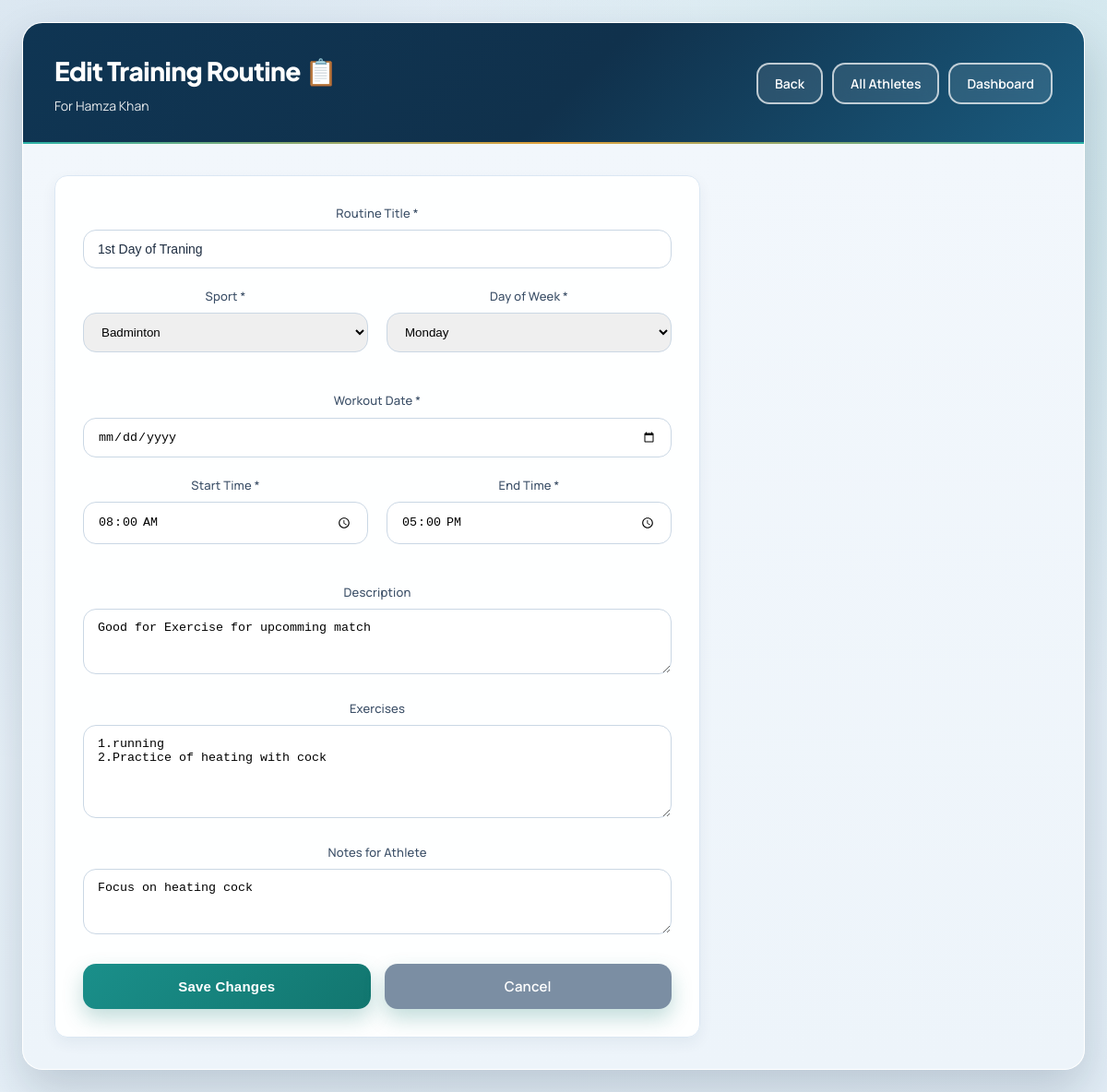
Screenshot of /coach/routine/1/edit/ (signed in) with the database file from the repository.
### player/models.py (models this page shows, shortened)
class DailyRoutine(models.Model):
    DAY_CHOICES = (
        ('monday', 'Monday'),
        ('tuesday', 'Tuesday'),
        ('wednesday', 'Wednesday'),
        ('thursday', 'Thursday'),
        ('friday', 'Friday'),
        ('saturday', 'Saturday'),
        ('sunday', 'Sunday'),
    )
    athlete = models.ForeignKey(
        settings.AUTH_USER_MODEL,
        on_delete=models.CASCADE,
        related_name='daily_routines',
    )
    coach = models.ForeignKey(
        settings.AUTH_USER_MODEL,
        on_delete=models.CASCADE,
        related_name='routines_created',
    )
    sport = models.ForeignKey(Sport, on_delete=models.CASCADE)
    day = models.CharField(max_length=20, choices=DAY_CHOICES)
    workout_date = models.DateField(null=True, blank=True)
    title = models.CharField(max_length=200)
    description = models.TextField(blank=True)
    start_time = models.TimeField()
    end_time = models.TimeField()
    exercises = models.TextField(blank=True, help_text='List of exercises for this session')
    notes = models.TextField(blank=True, help_text='Additional notes from coach')
    athlete_marked_complete = models.BooleanField(default=False)
    coach_approved_completion = models.BooleanField(default=False)
    completion_message = models.CharField(max_length=200, blank=True)
    created_at = models.DateTimeField(auto_now_add=True)
    updated_at = models.DateTimeField(auto_now=True)
    class Meta:
        db_table = 'daily_routine'
        ordering = ['day', 'start_time']

class Sport(models.Model):
    name = models.CharField(max_length=100, unique=True)
    description = models.TextField(blank=True)
    icon = models.CharField(max_length=50, blank=True)
    class Meta:
        db_table = 'sport'
        ordering = ['name']

### user/models.py (models this page shows, shortened)
class User(AbstractBaseUser, PermissionsMixin):
    ROLE_CHOICES = (
        ('athlete', 'Athlete'),
        ('coach', 'Coach'),
        ('medical', 'Medical Staff'),
    )
    BLOOD_GROUP_CHOICES = (
        ('A+', 'A+'),
        ('A-', 'A-'),
        ('B+', 'B+'),
        ('B-', 'B-'),
        ('AB+', 'AB+'),
        ('AB-', 'AB-'),
        ('O+', 'O+'),
        ('O-', 'O-'),
    )
    email = models.EmailField(unique=True)
    name = models.CharField(max_length=255)
    role = models.CharField(max_length=20, choices=ROLE_CHOICES, default='athlete')
    phone = models.CharField(max_length=20, blank=True)
    address = models.TextField(blank=True)
    blood_group = models.CharField(max_length=5, choices=BLOOD_GROUP_CHOICES, blank=True)
    date_of_birth = models.DateField(null=True, blank=True)
    profile_photo = models.ImageField(upload_to='profile_photos/', blank=True, null=True)
    is_approved = models.BooleanField(default=True)
    is_active = models.BooleanField(default=True)
    is_staff = models.BooleanField(default=False)
    date_joined = models.DateTimeField(default=timezone.now)
    @property
    def first_name(self):
        return self.name.split()[0] if self.name else ''
    @property
    def last_name(self):
        parts = self.name.split()
        return ' '.join(parts[1:]) if len(parts) > 1 else ''
    objects = UserManager()
    USERNAME_FIELD = 'email'
    REQUIRED_FIELDS = ['name']
    class Meta:
        db_table = 'user_table'

### coach/views.py (the view)
    def wrapper(request, *args, **kwargs):
        if not (request.user.role == 'coach' or request.user.is_staff or request.user.is_superuser):
            messages.error(request, 'Access denied. Coaches only.')
            return redirect('home')
        return view_func(request, *args, **kwargs)

### coach/views.py (called while the page is built, shortened)
def coach_required(view_func):
    def wrapper(request, *args, **kwargs):
        if not (request.user.role == 'coach' or request.user.is_staff or request.user.is_superuser):
            messages.error(request, 'Access denied. Coaches only.')
            return redirect('home')
        return view_func(request, *args, **kwargs)
    return wrapper

@login_required
@coach_required
def edit_routine(request, routine_id):
    routine = get_object_or_404(DailyRoutine, id=routine_id, coach=request.user)
    routine.day_of_week = routine.day
    sports = Sport.objects.all()
    context = {
        'routine': routine,
        'sports': sports,
    }
    return render(request, 'coach/edit_routine.html', context)

### coach/templates/coach/edit_routine.html (shortened to what this page needs)
{% extends 'user/base.html' %}
{% block content %}
<div class="dashboard-container">
    <div class="dashboard-header">
        <div class="user-info">
            <h1>Edit Training Routine 📋</h1>
            <p>For {{ routine.athlete.first_name }} {{ routine.athlete.last_name }}</p>
        </div>
        <div class="header-actions">
            <a href="javascript:history.back()" class="btn-logout">Back</a>
            <a href="{% url 'coach:my_athletes' %}" class="btn-logout">All Athletes</a>
            <a href="{% url 'coach:dashboard' %}" class="btn-logout">Dashboard</a>
        </div>
    </div>
    <div class="dashboard-body">
        <div class="info-card" style="padding: 30px; max-width: 700px;">
            <form method="post">
                <div class="form-group" style="margin-bottom: 20px;">
                    <label for="title" style="display: block; margin-bottom: 8px; color: var(--gray-700); font-weight: 500;">
                        Routine Title *
                    </label>
                    <input type="text" id="title" name="title" required value="{{ routine.title }}"
                           class="form-input" placeholder="e.g., Morning Cardio Session"
                           style="width: 100%; padding: 12px 15px; border: 1px solid var(--gray-300); border-radius: var(--radius);">
                </div>
                <div style="display: grid; grid-template-columns: 1fr 1fr; gap: 20px; margin-bottom: 20px;">
                    <div class="form-group">
                        <label for="sport" style="display: block; margin-bottom: 8px; color: var(--gray-700); font-weight: 500;">
                            Sport *
                        </label>
                        <select id="sport" name="sport" required
                                style="width: 100%; padding: 12px 15px; border: 1px solid var(--gray-300); border-radius: var(--radius);">
                            {% for sport in sports %}
                            <option value="{{ sport.id }}" {% if sport.id == routine.sport.id %}selected{% endif %}>{{ sport.name }}</option>
                            {% endfor %}
                        </select>
                    </div>
                    <div class="form-group">
                        <label for="day_of_week" style="display: block; margin-bottom: 8px; color: var(--gray-700); font-weight: 500;">
                            Day of Week *
                        </label>
                        <select id="day_of_week" name="day_of_week" required
                                style="width: 100%; padding: 12px 15px; border: 1px solid var(--gray-300); border-radius: var(--radius);">
                            <option value="monday" {% if routine.day_of_week == 'monday' %}selected{% endif %}>Monday</option>
                        </select>
                    </div>
                </div>
                <div class="form-group" style="margin-bottom: 20px;">
                    <label for="workout_date" style="display: block; margin-bottom: 8px; color: var(--gray-700); font-weight: 500;">
                        Workout Date *
                    </label>
                    <input type="date" id="workout_date" name="workout_date" required value="{{ routine.workout_date|date:'Y-m-d' }}"
                           style="width: 100%; padding: 12px 15px; border: 1px solid var(--gray-300); border-radius: var(--radius);">
                </div>
                <div style="display: grid; grid-template-columns: 1fr 1fr; gap: 20px; margin-bottom: 20px;">
                    <div class="form-group">
                        <label for="start_time" style="display: block; margin-bottom: 8px; color: var(--gray-700); font-weight: 500;">
                            Start Time *
                        </label>
                        <input type="time" id="start_time" name="start_time" required value="{{ routine.start_time|time:'H:i' }}"
                               style="width: 100%; padding: 12px 15px; border: 1px solid var(--gray-300); border-radius: var(--radius);">
                    </div>
                    <div class="form-group">
                        <label for="end_time" style="display: block; margin-bottom: 8px; color: var(--gray-700); font-weight: 500;">
                            End Time *
                        </label>
                        <input type="time" id="end_time" name="end_time" required value="{{ routine.end_time|time:'H:i' }}"
                               style="width: 100%; padding: 12px 15px; border: 1px solid var(--gray-300); border-radius: var(--radius);">
                    </div>
                </div>
                <div class="form-group" style="margin-bottom: 20px;">
                    <label for="description" style="display: block; margin-bottom: 8px; color: var(--gray-700); font-weight: 500;">
                        Description
                    </label>
                    <textarea id="description" name="description" rows="3"
                              style="width: 100%; padding: 12px 15px; border: 1px solid var(--gray-300); border-radius: var(--radius); resize: vertical;"
                              placeholder="Brief description of the routine...">{{ routine.description }}</textarea>
                </div>
                <div class="form-group" style="margin-bottom: 20px;">
                    <label for="exercises" style="display: block; margin-bottom: 8px; color: var(--gray-700); font-weight: 500;">
                        Exercises
                    </label>
                    <textarea id="exercises" name="exercises" rows="5"
                              style="width: 100%; padding: 12px 15px; border: 1px solid var(--gray-300); border-radius: var(--radius); resize: vertical;"
                              placeholder="List the exercises, sets, reps, etc...">{{ routine.exercises }}</textarea>
                </div>
                <div class="form-group" style="margin-bottom: 25px;">
                    <label for="notes" style="display: block; margin-bottom: 8px; color: var(--gray-700); font-weight: 500;">
                        Notes for Athlete
                    </label>
                    <textarea id="notes" name="notes" rows="3"
                              style="width: 100%; padding: 12px 15px; border: 1px solid var(--gray-300); border-radius: var(--radius); resize: vertical;"
                              placeholder="Any additional notes or instructions...">{{ routine.notes }}</textarea>
                </div>
                <div style="display: flex; gap: 15px;">
                    <button type="submit" class="btn btn-primary" style="flex: 1;">
                        Save Changes
                    </button>
                    <a href="{% url 'coach:athlete_detail' routine.athlete.id %}" class="btn btn-primary" style="flex: 1; background: var(--gray-500); text-align: center;">
                        Cancel
                    </a>
                </div>
            </form>
        </div>
    </div>
</div>
{% endblock %}

### user/templates/user/base.html (style rules this page uses)
* { margin: 0; padding: 0; box-sizing: border-box; }
:root { --primary: #123a5a; --primary-light: #1b567f; --primary-dark: #0b2740; --secondary: #178f88; --secondary-light: #22a39b; --secondary-dark: #0f736d; --accent: #d98d23; --accent-light: #e6a13a; --accent-dark: #b8741a; --success: #18885f; --danger: #cf4c3c; --warning: #d9871f; --dark: #182536; --gray-900: #1f2e42; --gray-700: #3b4f67; --gray-600: #5a6f86; --gray-500: #7b8ea3; --gray-400: #9bb0c4; --gray-300: #cad7e4; --gray-200: #dfe8f1; --gray-100: #f3f7fb; --white: #FFFFFF; --shadow-sm: 0 6px 16px rgba(18, 58, 90, 0.06); --shadow-md: 0 12px 28px rgba(16, 45, 71, 0.12); --shadow-lg: 0 24px 50px rgba(10, 33, 53, 0.18); --radius-sm: 8px; --radius: 14px; --radius-lg: 22px; --transition: all 0.25s cubic-bezier(0.4, 0, 0.2, 1); }
body { font-family: 'Manrope', 'Plus Jakarta Sans', 'Trebuchet MS', sans-serif; background: radial-gradient(circle at 10% 15%, rgba(35, 98, 138, 0.12) 0%, transparent 45%), radial-gradient(circle at 90% 12%, rgba(23, 143, 136, 0.12) 0%, transparent 42%), linear-gradient(140deg, #edf4fb 0%, #e6f0f8 50%, #e2edf6 100%); min-height: 100vh; display: flex; align-items: center; justify-content: center; padding: 24px; line-height: 1.55; color: var(--gray-900); -webkit-font-smoothing: antialiased; -moz-osx-font-smoothing: grayscale; text-rendering: optimizeLegibility; }
.form-group { margin-bottom: 22px; }
.form-group label { display: block; font-size: 13px; font-weight: 600; color: var(--gray-700); margin-bottom: 8px; letter-spacing: 0.2px; }
.form-input { width: 100%; padding: 13px 16px; border: 1px solid #ccd9e6; border-radius: var(--radius); font-size: 14px; color: var(--gray-900); transition: var(--transition); outline: none; background: rgba(255, 255, 255, 0.95); }
.form-input::placeholder { color: var(--gray-400); }
.btn { width: 100%; padding: 13px 20px; border: none; border-radius: var(--radius); font-size: 15px; font-weight: 600; cursor: pointer; transition: var(--transition); text-decoration: none !important; letter-spacing: 0.2px; display: inline-flex; align-items: center; justify-content: center; gap: 8px; }
a.btn, a.btn:hover, a.btn:focus, a.btn:active, .btn-logout, .btn-logout:hover, .btn-logout:focus, .btn-logout:active { text-decoration: none !important; }
.btn-primary { background: linear-gradient(135deg, #1a8f8a 0%, #12766f 100%); color: var(--white); box-shadow: 0 10px 22px rgba(18, 118, 111, 0.26); }
.dashboard-container { width: 100%; max-width: 1280px; background: rgba(255, 255, 255, 0.92); backdrop-filter: blur(10px); border-radius: var(--radius-lg); box-shadow: var(--shadow-lg); overflow: hidden; animation: slideUp 0.5s ease; border: 1px solid rgba(255, 255, 255, 0.72); }
.dashboard-header { background: linear-gradient(135deg, #0f3553 0%, #10314c 52%, #1a5b7e 100%); padding: 30px 34px; color: var(--white); display: flex; justify-content: space-between; align-items: center; position: relative; overflow: hidden; }
.dashboard-header::after { content: ''; position: absolute; bottom: 0; left: 0; right: 0; height: 2px; background: linear-gradient(90deg, #2bb1a7, #e2a03a, #2bb1a7); }
.dashboard-header .user-info h1 { font-family: 'Plus Jakarta Sans', 'Manrope', sans-serif; font-size: 28px; margin-bottom: 6px; font-weight: 800; letter-spacing: -0.5px; }
.dashboard-header .user-info p { opacity: 0.9; font-size: 14px; display: flex; align-items: center; gap: 12px; }
.dashboard-body { padding: 34px; background: linear-gradient(180deg, #f2f7fc 0%, #edf4fa 100%); }
.header-actions { display: flex; gap: 10px; flex-wrap: wrap; }
.info-card { background: rgba(255, 255, 255, 0.92); backdrop-filter: blur(4px); padding: 24px 22px; border-radius: var(--radius); text-align: center; transition: var(--transition); border: 1px solid #dbe7f3; box-shadow: var(--shadow-sm); }
.btn-logout { padding: 10px 18px; border: 2px solid rgba(255,255,255,0.7); background: rgba(255,255,255,0.1); color: var(--white); border-radius: var(--radius); font-size: 14px; font-weight: 600; cursor: pointer; transition: var(--transition); text-decoration: none; backdrop-filter: blur(10px); }

### rows the page displays
DailyRoutine: athlete.first_name "Hamza", athlete.last_name "Khan", title "1st Day of Traning", sport "Badminton", day_of_week "Monday", start_time "08:00", end_time "17:00", description "Good for Exercise for upcomming match", exercises "1.running 2.Practice of heating with cock", notes "Focus on heating cock"
